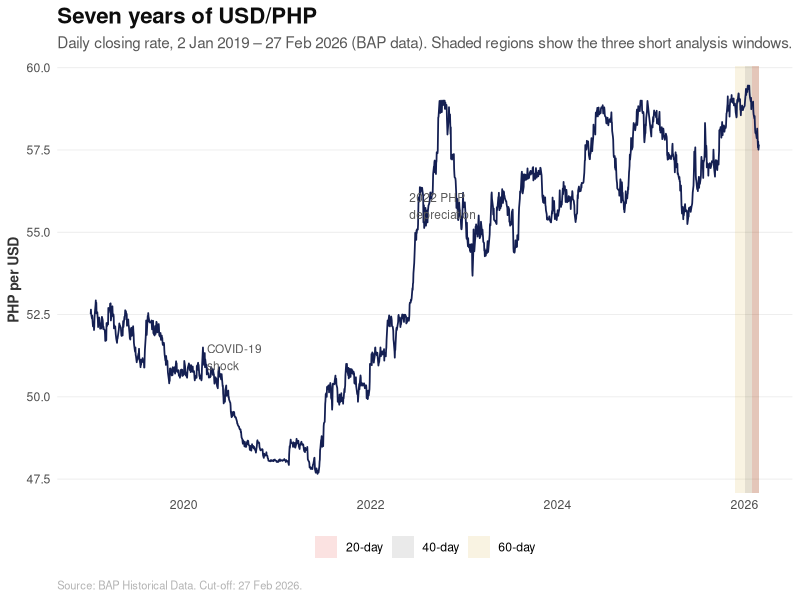
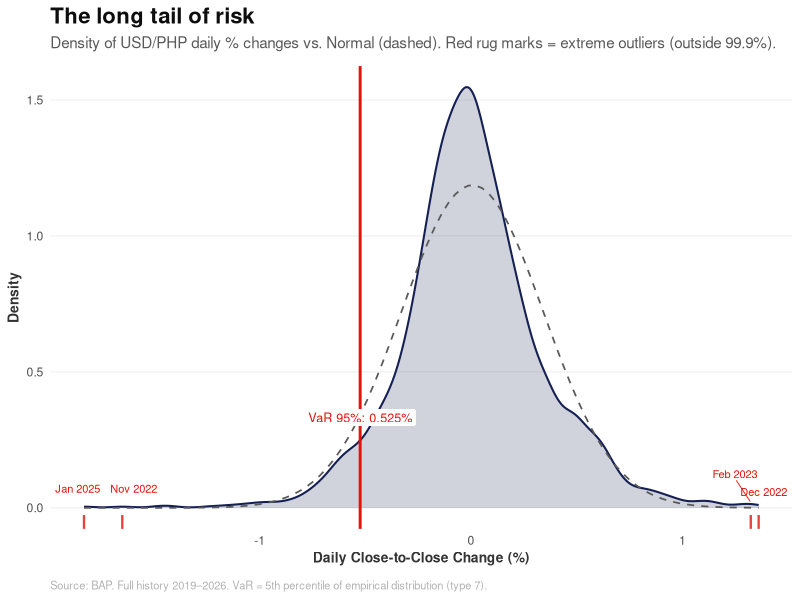
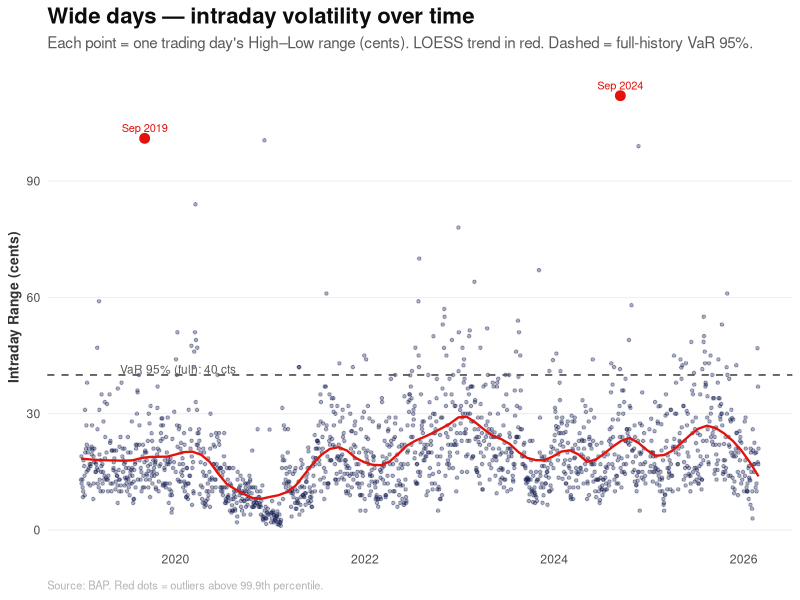
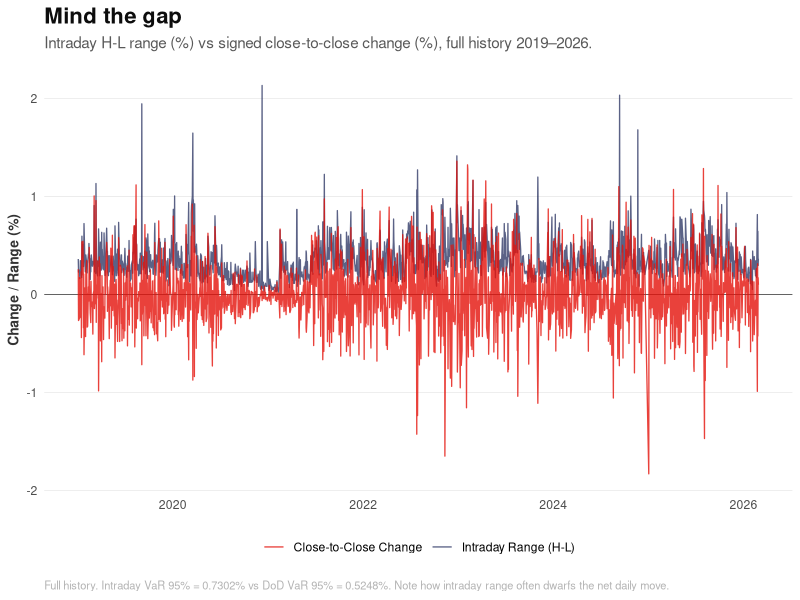
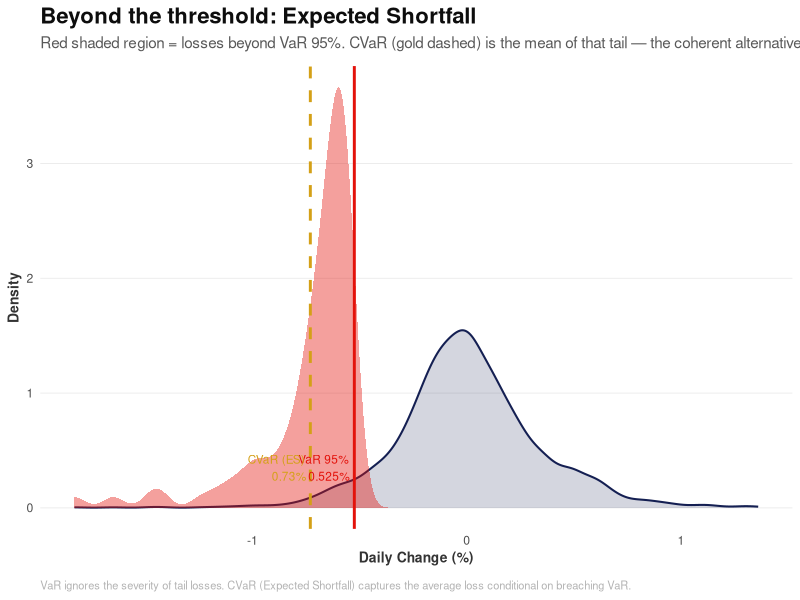
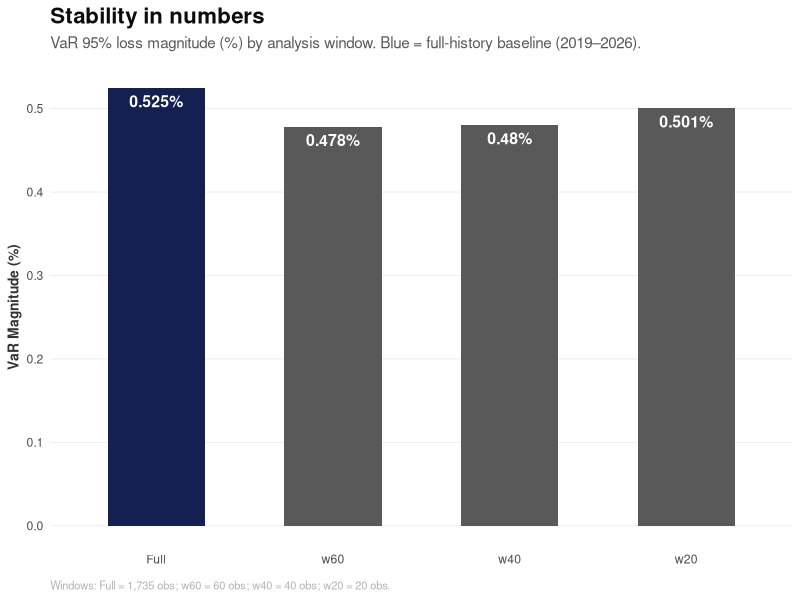
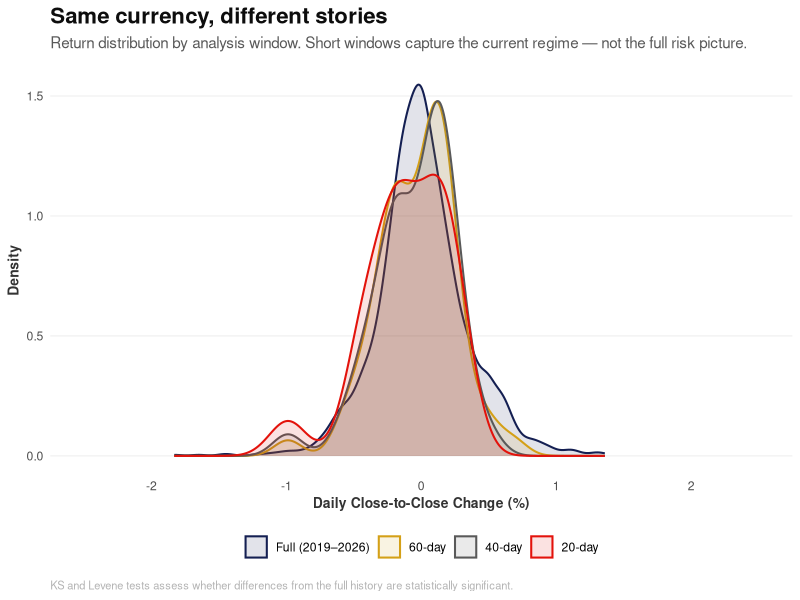
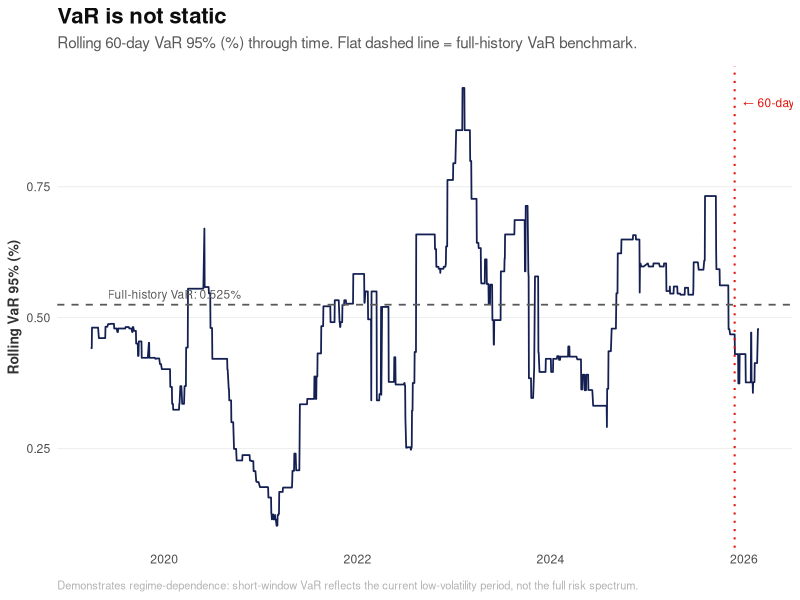

Write R code to recreate these figures, in order.
## ---- chunk 1
knitr::opts_chunk$set(echo = TRUE, message = FALSE, warning = FALSE, fig.width = 10, fig.height = 6)
library(readr)
library(dplyr)
library(lubridate)
library(knitr)
library(e1071)
library(ggplot2)
library(ggrepel)
library(tidyr)

# Custom ggplot2 theme for Economist-style quantitative charts
theme_economist_quant <- function() {
  theme_minimal() +
    theme(
      text = element_text(family = "sans"),
      plot.title = element_text(face = "bold", size = 16, color = "#0D0D0D"),
      plot.subtitle = element_text(size = 11, color = "#595959", margin = margin(b = 10)),
      plot.caption = element_text(size = 8, color = "#B3B3B3", hjust = 0, margin = margin(t = 10)),
      panel.grid.major.y = element_line(color = "#EBEBEB", linewidth = 0.3),
      panel.grid.major.x = element_blank(),
      panel.grid.minor = element_blank(),
      axis.title = element_text(size = 10, face = "bold", color = "#333333"),
      axis.ticks = element_blank(),
      legend.position = "bottom",
      legend.title = element_blank()
    )
}

econ_blue <- "#141F52"
econ_red  <- "#E3120B"
econ_grey <- "#595959"
econ_gold <- "#D4A017"

# Levene test via median-centred absolute deviations, implemented as a two-sample t-test
levene_test_manual <- function(group1, group2) {
  med1 <- median(group1)
  med2 <- median(group2)
  z1 <- abs(group1 - med1)
  z2 <- abs(group2 - med2)
  t_res <- t.test(z1, z2, var.equal = TRUE)
  return(list(statistic = t_res$statistic, p_value = t_res$p.value))
}
## ---- chunk 2
df_raw <- read_csv("data/unified/unified_bap_master.csv") %>%
  mutate(Date = as.Date(Date)) %>%
  # Enforce case cut-off: 27 Feb 2026
  filter(Date <= as.Date("2026-02-27")) %>%
  arrange(Date)

integrity_check <- data.frame(
  Metric = c("Total Trading Rows", "Start Date", "End Date", "Rows with High < Low", "Rows with Close outside High-Low range"),
  Value = c(
    as.character(nrow(df_raw)),
    as.character(min(df_raw$Date)),
    as.character(max(df_raw$Date)),
    as.character(nrow(filter(df_raw, High < Low))),
    as.character(nrow(filter(df_raw, Close > High | Close < Low)))
  )
)
kable(integrity_check, caption = "Data Integrity Check")
## ---- chunk 3
# Full price history chart with shaded analysis windows
# Shade the 60, 40, and 20-day windows to show their size relative to the full history
shade_df <- data.frame(
  xmin = as.Date(c(tail(df_raw$Date, 60)[1], tail(df_raw$Date, 40)[1], tail(df_raw$Date, 20)[1])),
  xmax = max(df_raw$Date),
  label = c("60-day", "40-day", "20-day"),
  y    = c(54.5, 55.8, 57.1)
)

ggplot(df_raw, aes(x = Date, y = Close)) +
  geom_rect(data = shade_df,
            aes(xmin = xmin, xmax = xmax, ymin = -Inf, ymax = Inf, fill = label),
            inherit.aes = FALSE, alpha = 0.12) +
  scale_fill_manual(values = c("60-day" = econ_gold, "40-day" = econ_grey, "20-day" = econ_red),
                    name = "Analysis window") +
  geom_line(color = econ_blue, linewidth = 0.6) +
  annotate("text", x = as.Date("2020-04-01"), y = 51.2,
           label = "COVID-19\nshock", size = 3, color = econ_grey, hjust = 0) +
  annotate("text", x = as.Date("2022-06-01"), y = 55.8,
           label = "2022 PHP\ndepreciation", size = 3, color = econ_grey, hjust = 0) +
  labs(title = "Seven years of USD/PHP",
       subtitle = "Daily closing rate, 2 Jan 2019 – 27 Feb 2026 (BAP data). Shaded regions show the three short analysis windows.",
       x = NULL, y = "PHP per USD",
       caption = "Source: BAP Historical Data. Cut-off: 27 Feb 2026.") +
  theme_economist_quant()
## ---- chunk 4
# Correct High/Low bounds to encompass Open and Close (robust integrity)
df <- df_raw %>%
  mutate(
    ActualHigh = pmax(Open, High, Low, Close),
    ActualLow  = pmin(Open, High, Low, Close),
    High = ActualHigh,
    Low  = ActualLow
  ) %>%
  select(-ActualHigh, -ActualLow)

# Derive return columns
df <- df %>%
  mutate(
    dod_cents    = (Close - lag(Close)) * 100,
    dod_pct      = (Close - lag(Close)) / lag(Close) * 100,
    intraday_cents = (High - Low) * 100,
    intraday_pct   = (High - Low) / Low * 100
  )

# Drop the first row (no prior close → NA returns)
df_returns <- df %>% filter(!is.na(dod_cents))

cleaning_stats <- data.frame(
  Metric = c("Modified High/Low Bounds", "Derived Columns", "Remaining Trading Rows (DoD series)"),
  Result = c(
    as.character(nrow(filter(df_raw, High < Low | Close > High | Close < Low | Open > High | Open < Low))),
    "DoD cents, DoD %, Intraday cents, Intraday %",
    as.character(nrow(df_returns))
  )
)
kable(cleaning_stats, caption = "Data Cleaning Results Summary")
## ---- chunk 5
# Return series windows (for DoD / Items 1, 4, 5, 6)
windows_returns <- list(
  Full = df_returns,
  w60  = tail(df_returns, 60),
  w40  = tail(df_returns, 40),
  w20  = tail(df_returns, 20)
)

# Intraday series windows (for Item 2; no lag dependency so use df)
windows_intraday <- list(
  Full = df,
  w60  = tail(df, 60),
  w40  = tail(df, 40),
  w20  = tail(df, 20)
)

window_summary <- data.frame(
  Window     = names(windows_returns),
  Start_Date = sapply(windows_returns, function(x) as.character(min(x$Date))),
  End_Date   = sapply(windows_returns, function(x) as.character(max(x$Date))),
  n          = sapply(windows_returns, nrow)
)
kable(window_summary, caption = "Analysis Windows (Return Series, cut-off 27 Feb 2026)")
## ---- chunk 6
# Use factor for ordered output in tables and plots
window_order <- c("Full", "w60", "w40", "w20")

item1_var <- bind_rows(lapply(windows_returns, function(w) {
  data.frame(
    n         = nrow(w),
    VaR_Pct   = abs(quantile(w$dod_pct,   0.05, type = 7)),
    VaR_Cents = abs(quantile(w$dod_cents,  0.05, type = 7))
  )
}), .id = "Window") %>%
  mutate(Window = factor(Window, levels = window_order)) %>%
  arrange(Window)

kable(item1_var, digits = 4,
      caption = "Item 1: Close-to-Close VaR at 95% Confidence (Loss Magnitude)")

# Outliers: observations outside the 0.1% / 99.9% bounds of the full history
lb_dod <- quantile(df_returns$dod_pct, 0.001, type = 7)
ub_dod <- quantile(df_returns$dod_pct, 0.999, type = 7)

outliers_1 <- df_returns %>%
  filter(dod_pct < lb_dod | dod_pct > ub_dod) %>%
  select(Date, Close, dod_pct, dod_cents) %>%
  arrange(Date)

kable(outliers_1, digits = 4,
      caption = paste0("Item 1: Outliers — DoD % outside [",
                       round(lb_dod, 4), "%, ", round(ub_dod, 4), "%] (0.1%/99.9% bounds)"))
## ---- chunk 7
# Empirical density vs Normal reference with VaR line and outlier rug
full_var_pct <- item1_var$VaR_Pct[item1_var$Window == "Full"]

ggplot(df_returns, aes(x = dod_pct)) +
  # Empirical return density
  geom_density(fill = econ_blue, alpha = 0.20, color = econ_blue, linewidth = 0.7) +
  # Normal distribution overlay using sample mean and SD
  stat_function(fun = dnorm,
                args = list(mean = mean(df_returns$dod_pct), sd = sd(df_returns$dod_pct)),
                linetype = "dashed", color = econ_grey, linewidth = 0.6) +
  # VaR line on the left tail; x-intercept is negated because VaR is stored as a positive magnitude
  geom_vline(xintercept = -full_var_pct, color = econ_red, linewidth = 1) +
  geom_label(aes(x = -full_var_pct, y = 0.30,
                 label = paste0("VaR 95%: ", round(full_var_pct, 3), "%")),
             size = 3.2, color = econ_red, fill = "white", label.size = 0, vjust = 0) +
  # Rug marks and labels for observations outside the 99.9th percentile
  geom_rug(data = outliers_1, aes(x = dod_pct), color = econ_red, linewidth = 0.8, alpha = 0.8) +
  geom_text_repel(data = outliers_1,
                  aes(x = dod_pct, y = 0.02,
                      label = format(Date, "%b %Y")),
                  size = 2.8, color = econ_red, nudge_y = 0.05, segment.size = 0.3) +
  labs(title = "The long tail of risk",
       subtitle = "Density of USD/PHP daily % changes vs. Normal (dashed). Red rug marks = extreme outliers (outside 99.9%).",
       x = "Daily Close-to-Close Change (%)", y = "Density",
       caption = "Source: BAP. Full history 2019–2026. VaR = 5th percentile of empirical distribution (type 7).") +
  theme_economist_quant()
## ---- chunk 8
item2_var <- bind_rows(lapply(windows_intraday, function(w) {
  data.frame(
    n         = nrow(w),
    VaR_Cents = quantile(w$intraday_cents, 0.95, type = 7),
    VaR_Pct   = quantile(w$intraday_pct,   0.95, type = 7)
  )
}), .id = "Window") %>%
  mutate(Window = factor(Window, levels = window_order)) %>%
  arrange(Window)

kable(item2_var, digits = 4,
      caption = "Item 2: Intraday (High–Low) VaR at 95% Confidence (95th percentile of range)")

# Outliers: above 99.9th percentile (range is one-sided positive)
ub_intraday <- quantile(df$intraday_cents, 0.999, type = 7)
outliers_2 <- df %>%
  filter(intraday_cents > ub_intraday) %>%
  select(Date, High, Low, intraday_cents, intraday_pct) %>%
  arrange(Date)

kable(outliers_2, digits = 4,
      caption = paste0("Item 2: Outliers — Intraday cents above ",
                       round(ub_intraday, 4), " cents (99.9th percentile)"))
## ---- chunk 9
# Intraday range scatter with LOESS trend and full-history VaR reference line
ggplot(df, aes(x = Date, y = intraday_cents)) +
  geom_point(color = econ_blue, alpha = 0.35, size = 0.9) +
  geom_smooth(method = "loess", span = 0.15, se = FALSE, color = econ_red, linewidth = 0.8) +
  geom_hline(yintercept = item2_var$VaR_Cents[item2_var$Window == "Full"],
             linetype = "dashed", color = econ_grey, linewidth = 0.6) +
  annotate("text", x = as.Date("2019-06-01"),
           y = item2_var$VaR_Cents[item2_var$Window == "Full"] + 1.5,
           label = paste0("VaR 95% (full): ",
                          round(item2_var$VaR_Cents[item2_var$Window == "Full"], 2), " cts"),
           size = 3, color = econ_grey, hjust = 0) +
  geom_point(data = outliers_2, aes(x = Date, y = intraday_cents),
             color = econ_red, size = 3) +
  geom_text_repel(data = outliers_2, aes(x = Date, y = intraday_cents,
                  label = format(Date, "%b %Y")),
                  size = 2.8, color = econ_red, nudge_y = 2) +
  labs(title = "Wide days — intraday volatility over time",
       subtitle = "Each point = one trading day's High–Low range (cents). LOESS trend in red. Dashed = full-history VaR 95%.",
       x = NULL, y = "Intraday Range (cents)",
       caption = "Source: BAP. Red dots = outliers above 99.9th percentile.") +
  theme_economist_quant()
## ---- chunk 10
gap_table <- item1_var %>%
  select(Window, dod_var = VaR_Cents) %>%
  left_join(item2_var %>% select(Window, intra_var = VaR_Cents), by = "Window") %>%
  mutate(
    Gap_Cents = intra_var - dod_var,
    Gap_Pct_of_Intra = Gap_Cents / intra_var * 100
  )
kable(gap_table, digits = 4,
      caption = "Item 3: VaR Gap (Intraday − DoD). Positive gap = intraday captures more risk than close-to-close.")
## ---- chunk 11
# Dual time series: intraday H-L range vs signed close-to-close change
# Use the full history rather than a short window to avoid cherry-picking a calm period
ggplot(df_returns, aes(x = Date)) +
  geom_hline(yintercept = 0, color = econ_grey, linewidth = 0.3) +
  geom_line(aes(y = intraday_pct,   color = "Intraday Range (H-L)"), linewidth = 0.45, alpha = 0.7) +
  geom_line(aes(y = dod_pct,        color = "Close-to-Close Change"), linewidth = 0.45, alpha = 0.8) +
  scale_color_manual(values = c("Intraday Range (H-L)" = econ_blue,
                                "Close-to-Close Change"  = econ_red)) +
  labs(title = "Mind the gap",
       subtitle = "Intraday H-L range (%) vs signed close-to-close change (%), full history 2019–2026.",
       x = NULL, y = "Change / Range (%)",
       caption = paste0("Full history. Intraday VaR 95% = ",
                        round(item2_var$VaR_Pct[item2_var$Window == "Full"], 4), "% vs DoD VaR 95% = ",
                        round(item1_var$VaR_Pct[item1_var$Window == "Full"], 4),
                        "%. Note how intraday range often dwarfs the net daily move.")) +
  theme_economist_quant()
## ---- chunk 12
# CVaR (Expected Shortfall) — mean of returns below the 5th percentile
threshold_pct   <- -item1_var$VaR_Pct[item1_var$Window == "Full"]
threshold_cents <- -item1_var$VaR_Cents[item1_var$Window == "Full"]

cvar_pct   <- abs(mean(df_returns$dod_pct[df_returns$dod_pct     <= threshold_pct]))
cvar_cents <- abs(mean(df_returns$dod_cents[df_returns$dod_cents <= threshold_cents]))

# Winsorization at 0.1% / 99.9% (caps extreme values at boundary rather than removing them)
lb_w <- quantile(df_returns$dod_pct,   0.001, type = 7)
ub_w <- quantile(df_returns$dod_pct,   0.999, type = 7)
lb_c <- quantile(df_returns$dod_cents, 0.001, type = 7)
ub_c <- quantile(df_returns$dod_cents, 0.999, type = 7)

df_winsor <- df_returns %>%
  mutate(
    dod_pct_w   = pmin(pmax(dod_pct,   lb_w), ub_w),
    dod_cents_w = pmin(pmax(dod_cents, lb_c), ub_c)
  )

var_winsor_pct   <- abs(quantile(df_winsor$dod_pct_w,   0.05, type = 7))
var_winsor_cents <- abs(quantile(df_winsor$dod_cents_w, 0.05, type = 7))

raw_var_pct   <- item1_var$VaR_Pct[item1_var$Window == "Full"]
raw_var_cents <- item1_var$VaR_Cents[item1_var$Window == "Full"]

item4_table <- data.frame(
  Metric = c(
    "Raw VaR (95%)",
    "CVaR / Expected Shortfall (95%)",
    "Winsorization Lower Bound (0.1%)",
    "Winsorization Upper Bound (99.9%)",
    "VaR after Winsorization (95%)",
    "VaR Reduction from Winsorization"
  ),
  Percentage = c(raw_var_pct, cvar_pct, lb_w, ub_w, var_winsor_pct,
                 raw_var_pct - var_winsor_pct),
  Cents      = c(raw_var_cents, cvar_cents, NA, NA, var_winsor_cents,
                 raw_var_cents - var_winsor_cents)
)
kable(item4_table, digits = 4, caption = "Item 4: CVaR and Winsorization Results (Full History)")
## ---- chunk 13
# Density plot with shaded tail region illustrating CVaR vs VaR threshold
tail_returns <- df_returns %>% filter(dod_pct <= threshold_pct)
cvar_line <- mean(tail_returns$dod_pct)

ggplot(df_returns, aes(x = dod_pct)) +
  geom_density(fill = econ_blue, alpha = 0.18, color = econ_blue, linewidth = 0.7) +
  # Shade observations in the tail beyond the VaR threshold to represent the ES region
  geom_density(data = tail_returns, aes(x = dod_pct),
               fill = econ_red, alpha = 0.4, color = NA) +
  geom_vline(xintercept = threshold_pct, color = econ_red, linewidth = 1) +
  geom_vline(xintercept = cvar_line, color = econ_gold, linewidth = 1, linetype = "dashed") +
  annotate("text", x = threshold_pct, y = 0.35,
           label = paste0("VaR 95%\n", round(-threshold_pct, 3), "%"),
           size = 3, color = econ_red, hjust = 1.1) +
  annotate("text", x = cvar_line, y = 0.35,
           label = paste0("CVaR (ES)\n", round(cvar_pct, 3), "%"),
           size = 3, color = econ_gold, hjust = 1.1) +
  labs(title = "Beyond the threshold: Expected Shortfall",
       subtitle = "Red shaded region = losses beyond VaR 95%. CVaR (gold dashed) is the mean of that tail — the coherent alternative.",
       x = "Daily Change (%)", y = "Density",
       caption = "VaR ignores the severity of tail losses. CVaR (Expected Shortfall) captures the average loss conditional on breaching VaR.") +
  theme_economist_quant()
## ---- chunk 14
full_pct <- df_returns$dod_pct

item5_tests <- bind_rows(lapply(windows_returns[-1], function(w) {
  ks     <- ks.test(full_pct, w$dod_pct)
  levene <- levene_test_manual(full_pct, w$dod_pct)
  data.frame(
    n          = nrow(w),
    KS_Stat    = ks$statistic,
    KS_p       = ks$p.value,
    Levene_F   = abs(levene$statistic),
    Levene_p   = levene$p_value
  )
}), .id = "Window") %>%
  mutate(Window = factor(Window, levels = c("w60", "w40", "w20"))) %>%
  arrange(Window)

item5_desc <- bind_rows(lapply(windows_returns, function(w) {
  data.frame(n       = nrow(w),
             Mean    = mean(w$dod_pct),
             SD      = sd(w$dod_pct),
             Skew    = skewness(w$dod_pct),
             Kurt    = kurtosis(w$dod_pct))
}), .id = "Window") %>%
  mutate(Window = factor(Window, levels = window_order)) %>%
  arrange(Window)

item5_comp <- item1_var %>%
  mutate(Diff_from_Full_pp = VaR_Pct - VaR_Pct[Window == "Full"]) %>%
  arrange(Window)

kable(item5_tests, digits = 4,
      caption = "Item 5: Significance Tests (each window vs. full history). KS = distribution equality; Levene = variance equality.")
kable(item5_desc, digits = 4,
      caption = "Item 5: Descriptive Statistics by Window")
kable(item5_comp, digits = 4,
      caption = "Item 5: VaR Comparison — difference from full-history baseline (percentage points)")
## ---- chunk 15
# Bar chart comparing VaR 95% magnitude across all four analysis windows
ggplot(item1_var, aes(x = Window, y = VaR_Pct,
                      fill = Window == "Full")) +
  geom_col(width = 0.55) +
  scale_fill_manual(values = c("TRUE" = econ_blue, "FALSE" = econ_grey)) +
  geom_text(aes(label = paste0(round(VaR_Pct, 3), "%")),
            vjust = 1.6, color = "white", fontface = "bold", size = 4) +
  labs(title = "Stability in numbers",
       subtitle = "VaR 95% loss magnitude (%) by analysis window. Blue = full-history baseline (2019–2026).",
       x = NULL, y = "VaR Magnitude (%)",
       caption = paste0("Windows: Full = ", format(nrow(df_returns), big.mark=","), 
                        " obs; w60 = 60 obs; w40 = 40 obs; w20 = 20 obs.")) +
  theme_economist_quant() + theme(legend.position = "none")
## ---- chunk 16
# Overlaid return density curves for the full history and three short windows
dist_data <- bind_rows(
  mutate(windows_returns$Full, Window = "Full (2019–2026)"),
  mutate(windows_returns$w60,  Window = "60-day"),
  mutate(windows_returns$w40,  Window = "40-day"),
  mutate(windows_returns$w20,  Window = "20-day")
) %>%
  mutate(Window = factor(Window,
                         levels = c("Full (2019–2026)", "60-day", "40-day", "20-day")))

win_colors <- c("Full (2019–2026)" = econ_blue,
                "60-day"           = econ_gold,
                "40-day"           = econ_grey,
                "20-day"           = econ_red)

ggplot(dist_data, aes(x = dod_pct, color = Window, fill = Window)) +
  geom_density(alpha = 0.12, linewidth = 0.7) +
  scale_color_manual(values = win_colors) +
  scale_fill_manual(values  = win_colors) +
  coord_cartesian(xlim = c(-2.5, 2.5)) +
  labs(title = "Same currency, different stories",
       subtitle = "Return distribution by analysis window. Short windows capture the current regime — not the full risk picture.",
       x = "Daily Close-to-Close Change (%)", y = "Density",
       caption = "KS and Levene tests assess whether differences from the full history are statistically significant.") +
  theme_economist_quant()
## ---- chunk 17
# Rolling 60-day VaR time series with full-history baseline as a reference line
roll_n <- 60
roll_idx <- roll_n:nrow(df_returns)

roll_var_pct <- sapply(roll_idx, function(i) {
  win <- df_returns$dod_pct[(i - roll_n + 1):i]
  abs(quantile(win, 0.05, type = 7))
})

roll_df <- data.frame(
  Date    = df_returns$Date[roll_idx],
  RollVaR = roll_var_pct
)

# Mark where the current 60-day analysis window begins
current_w60_start <- min(windows_returns$w60$Date)

ggplot(roll_df, aes(x = Date, y = RollVaR)) +
  geom_line(color = econ_blue, linewidth = 0.6) +
  geom_hline(yintercept = item1_var$VaR_Pct[item1_var$Window == "Full"],
             linetype = "dashed", color = econ_grey, linewidth = 0.6) +
  annotate("text", x = as.Date("2019-06-01"),
           y = item1_var$VaR_Pct[item1_var$Window == "Full"] + 0.02,
           label = paste0("Full-history VaR: ",
                          round(item1_var$VaR_Pct[item1_var$Window == "Full"], 3), "%"),
           size = 3, color = econ_grey, hjust = 0) +
  geom_vline(xintercept = current_w60_start, color = econ_red,
             linetype = "dotted", linewidth = 0.7) +
  annotate("text", x = current_w60_start, y = max(roll_var_pct) * 0.97,
           label = "← 60-day window starts here",
           size = 3, color = econ_red, hjust = -0.05) +
  labs(title = "VaR is not static",
       subtitle = "Rolling 60-day VaR 95% (%) through time. Flat dashed line = full-history VaR benchmark.",
       x = NULL, y = "Rolling VaR 95% (%)",
       caption = "Demonstrates regime-dependence: short-window VaR reflects the current low-volatility period, not the full risk spectrum.") +
  theme_economist_quant()
## ---- chunk 18
# Reference: last trading day on or before 30 June 2024
ref_row      <- df %>% filter(Date <= as.Date("2024-06-30")) %>% slice_tail(n = 1)
fx_rate      <- ref_row$Close
ref_date_used <- ref_row$Date

# VaR and upside at 99% (1st and 99th percentile of full DoD return series)
var_99_pct    <- abs(quantile(df_returns$dod_pct, 0.01, type = 7))
upside_99_pct <-    quantile(df_returns$dod_pct, 0.99, type = 7)

# Position calculations
pos_usd           <- 10000000
loss_usd          <- (var_99_pct / 100) * pos_usd
loss_php          <- loss_usd * fx_rate

target_php        <- 20000
reduced_pos_usd   <- target_php / ((var_99_pct / 100) * fx_rate)
usd_to_remove     <- pos_usd - reduced_pos_usd

upside_full_php     <- (upside_99_pct / 100) * pos_usd * fx_rate
upside_reduced_php  <- (upside_99_pct / 100) * reduced_pos_usd * fx_rate
upside_sacrificed   <- upside_full_php - upside_reduced_php

item6_table <- data.frame(
  Parameter = c(
    "Reference Date Used", "FX Rate at Reference (PHP/USD)",
    "Full-History VaR 99% (%)", "VaR 99% (cents)",
    "USD Position", "1-Day Loss @ 99% (USD)", "1-Day Loss @ 99% (PHP)",
    "Target Maximum 1-Day Loss (PHP)", "Required USD Position",
    "USD to Redeploy", "99th Percentile Upside (%)",
    "Upside on Full Position (PHP)", "Upside on Reduced Position (PHP)",
    "Upside Sacrificed (PHP)"
  ),
  Value = c(
    as.character(ref_date_used),
    round(fx_rate, 4),
    round(var_99_pct, 4),
    round(abs(quantile(df_returns$dod_cents, 0.01, type = 7)), 4),
    format(pos_usd, big.mark = ","),
    format(round(loss_usd, 2), big.mark = ","),
    format(round(loss_php, 2), big.mark = ","),
    format(target_php, big.mark = ","),
    format(round(reduced_pos_usd, 2), big.mark = ","),
    format(round(usd_to_remove, 2), big.mark = ","),
    round(upside_99_pct, 4),
    format(round(upside_full_php, 2), big.mark = ","),
    format(round(upside_reduced_php, 2), big.mark = ","),
    format(round(upside_sacrificed, 2), big.mark = ",")
  )
)
kable(item6_table, caption = "Item 6: Portfolio Loss and Hedge Sizing (FX Rate as of 30 Jun 2024, 99% Confidence)")
## ---- chunk 19
# Diverging bar chart showing 1-day loss vs upside by position size
# Uses raw PHP values (not scaled to millions) with free_y facets so both
# the full-exposure bars and the PHP 20K capped bars are visible on screen.
port_viz <- data.frame(
  Category = factor(
    c("Full Exposure\n(USD 10M)", "Capped Loss\n(PHP 20K target)"),
    levels = c("Full Exposure\n(USD 10M)", "Capped Loss\n(PHP 20K target)")
  ),
  Loss   = c(loss_php, target_php),
  Upside = c(upside_full_php, upside_reduced_php)
) %>%
  pivot_longer(cols = c(Loss, Upside), names_to = "Direction", values_to = "Value") %>%
  mutate(
    SignedValue = ifelse(Direction == "Loss", -Value, Value),
    Direction   = factor(Direction, levels = c("Upside", "Loss"))
  )

ggplot(port_viz, aes(x = Direction, y = SignedValue, fill = Direction)) +
  geom_col(width = 0.5, position = "identity") +
  geom_hline(yintercept = 0, color = "#333333", linewidth = 0.4) +
  scale_fill_manual(values = c("Loss" = econ_red, "Upside" = econ_blue),
                    labels = c("1-Day Loss (99%)", "99th-Pct Upside")) +
  scale_y_continuous(labels = scales::label_comma(prefix = "PHP ")) +
  facet_wrap(~ Category, scales = "free_y") +
  labs(title = "The price of safety",
       subtitle = "Potential 1-day loss (down) vs. upside potential (up) in PHP. Each panel uses its own scale. Reference: FX rate as of 30 Jun 2024.",
       x = NULL, y = "PHP",
       caption = paste0("To cap daily loss at PHP 20,000, USD position must be reduced to USD ",
                        format(round(reduced_pos_usd, 0), big.mark = ","),
                        ". This sacrifices PHP ",
                        format(round(upside_sacrificed / 1e6, 2), big.mark = ","), "M in 99th-pct upside.")) +
  theme_economist_quant()
## ---- chunk 20
summary_table <- data.frame(
  Item = c(1, 1, 1, 1, 1, 1, 2, 2, 2, 2, 2, 2, 3, 4, 4, 5, 5, 6, 6, 6),
  Description = c(
    "DoD VaR 95% — Full history",
    "DoD VaR 95% — 60-day window",
    "DoD VaR 95% — 40-day window",
    "DoD VaR 95% — 20-day window",
    "Outlier count (DoD, outside 0.1%/99.9%)",
    "Outlier dates (DoD)",
    "Intraday VaR 95% — Full history",
    "Intraday VaR 95% — 60-day window",
    "Intraday VaR 95% — 40-day window",
    "Intraday VaR 95% — 20-day window",
    "Outlier count (Intraday, above 99.9%)",
    "Outlier dates (Intraday)",
    "VaR gap (Intraday − DoD), full history",
    "CVaR / Expected Shortfall 95%, full",
    "VaR after Winsorization 95%",
    "KS test p-values (w60, w40, w20 vs Full)",
    "Max VaR deviation from full baseline",
    "1-day loss, USD 10M @ 99% (PHP)",
    "USD position to cap loss at PHP 20K",
    "99th-pct upside sacrificed (PHP)"
  ),
  Result = c(
    paste0(round(item1_var$VaR_Cents[item1_var$Window == "Full"], 2), " cts / ", round(item1_var$VaR_Pct[item1_var$Window == "Full"], 4), "%"),
    paste0(round(item1_var$VaR_Cents[item1_var$Window == "w60"], 2), " cts / ", round(item1_var$VaR_Pct[item1_var$Window == "w60"], 4), "%"),
    paste0(round(item1_var$VaR_Cents[item1_var$Window == "w40"], 2), " cts / ", round(item1_var$VaR_Pct[item1_var$Window == "w40"], 4), "%"),
    paste0(round(item1_var$VaR_Cents[item1_var$Window == "w20"], 2), " cts / ", round(item1_var$VaR_Pct[item1_var$Window == "w20"], 4), "%"),
    as.character(nrow(outliers_1)),
    paste(format(outliers_1$Date, "%d %b %Y"), collapse = "; "),
    paste0(round(item2_var$VaR_Cents[item2_var$Window == "Full"], 2), " cts / ", round(item2_var$VaR_Pct[item2_var$Window == "Full"], 4), "%"),
    paste0(round(item2_var$VaR_Cents[item2_var$Window == "w60"], 2), " cts / ", round(item2_var$VaR_Pct[item2_var$Window == "w60"], 4), "%"),
    paste0(round(item2_var$VaR_Cents[item2_var$Window == "w40"], 2), " cts / ", round(item2_var$VaR_Pct[item2_var$Window == "w40"], 4), "%"),
    paste0(round(item2_var$VaR_Cents[item2_var$Window == "w20"], 2), " cts / ", round(item2_var$VaR_Pct[item2_var$Window == "w20"], 4), "%"),
    as.character(nrow(outliers_2)),
    paste(format(outliers_2$Date, "%d %b %Y"), collapse = "; "),
    paste0(round(gap_table$Gap_Cents[gap_table$Window == "Full"], 2), " cts"),
    paste0(round(cvar_cents, 2), " cts / ", round(cvar_pct, 4), "%"),
    paste0(round(var_winsor_pct, 4), "% (reduction: ", round(raw_var_pct - var_winsor_pct, 4), " pp)"),
    paste(round(item5_tests$KS_p, 4), collapse = ", "),
    paste0(round(max(abs(item5_comp$Diff_from_Full_pp)), 4), " pp"),
    paste0("PHP ", format(round(loss_php, 2), big.mark = ",")),
    paste0("USD ", format(round(reduced_pos_usd, 2), big.mark = ",")),
    paste0("PHP ", format(round(upside_sacrificed, 2), big.mark = ","))
  )
)
kable(summary_table, caption = "Final Summary Table — All Items")
